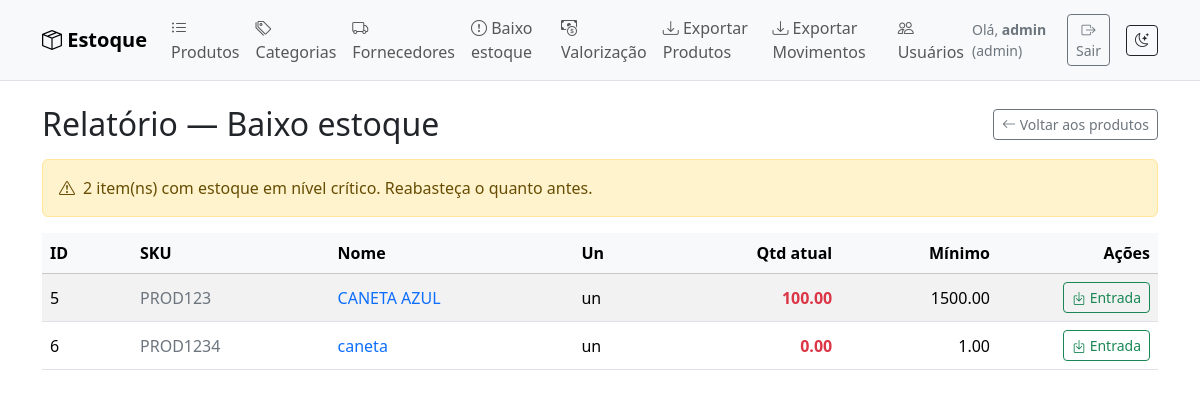
The page /relatorios/baixo-estoque (signed in) on the database its author committed.
### tables this page shows
CREATE TABLE users(
        id INTEGER PRIMARY KEY AUTOINCREMENT,
        username TEXT UNIQUE NOT NULL,
        passhash TEXT NOT NULL,
        role TEXT NOT NULL CHECK(role IN ('admin','operador','leitura')),
        created_at TEXT
    );

CREATE TABLE products(
        id INTEGER PRIMARY KEY AUTOINCREMENT,
        sku TEXT UNIQUE NOT NULL,
        name TEXT NOT NULL,
        category TEXT,
        supplier TEXT,
        unit TEXT DEFAULT 'un',
        price REAL DEFAULT 0,       -- preço base (ex.: venda)
        min_qty REAL DEFAULT 0,     -- alerta de baixo estoque
        current_qty REAL DEFAULT 0, -- saldo atual
        created_at TEXT
    , avg_cost REAL DEFAULT 0, category_id INTEGER, supplier_id INTEGER);

### stockcontrol/routes/reports.py (the view)
@bp.get("/baixo-estoque")
@login_required
def low_stock():
    conn = get_conn(); c = conn.cursor()
    c.execute("""SELECT id, sku, name, unit,
                        printf('%.2f', current_qty) AS current_qty,
                        printf('%.2f', min_qty) AS min_qty
                 FROM products
                 WHERE current_qty <= min_qty
                 ORDER BY name""")
    itens = c.fetchall(); conn.close()
    return render_template("rel_baixo_estoque.html", itens=itens)

### stockcontrol/auth.py (called while the page is built)
def load_user(user_id):
    conn = get_conn(); c = conn.cursor()
    c.execute("SELECT * FROM users WHERE id=?", (user_id,))
    row = c.fetchone(); conn.close()
    return User(row) if row else None

### stockcontrol/db.py (called while the page is built)
def get_conn():
    db_path = current_app.config["DB_PATH"]
    conn = sqlite3.connect(db_path)
    conn.row_factory = sqlite3.Row
    conn.execute("PRAGMA foreign_keys = ON;")        # respeitar FKs
    conn.execute("PRAGMA journal_mode = WAL;")       # melhor concorrência
    conn.execute("PRAGMA synchronous = NORMAL;")     # equilíbrio segurança x performance
    conn.execute("PRAGMA busy_timeout = 3000;")      # espera 3s se DB estiver ocupado
    conn.execute("PRAGMA temp_store = MEMORY;")      # operações temporárias em memória
    return conn

### templates/rel_baixo_estoque.html
{% extends "base.html" %}
{% block content %}
  <div class="d-flex justify-content-between align-items-center mb-3">
    <h2 class="mb-0">Relatório — Baixo estoque</h2>
    <a class="btn btn-outline-secondary btn-sm" href="{{ url_for('products.index') }}">
      <i class="bi bi-arrow-left"></i> Voltar aos produtos
    </a>
  </div>
  {% if not itens %}
    <div class="alert alert-success d-flex align-items-center" role="alert">
      <i class="bi bi-check-circle me-2"></i>
      Nenhum item está abaixo do estoque mínimo. Tudo certo por aqui!
    </div>
  {% else %}
    <div class="alert alert-warning d-flex align-items-center" role="alert">
      <i class="bi bi-exclamation-triangle me-2"></i>
      {{ itens|length }} item(ns) com estoque em nível crítico. Reabasteça o quanto antes.
    </div>
    <div class="table-responsive">
      <table class="table table-striped table-hover align-middle">
        <thead class="table-light">
          <tr>
            <th style="width: 90px;">ID</th>
            <th>SKU</th>
            <th>Nome</th>
            <th>Un</th>
            <th class="text-end">Qtd atual</th>
            <th class="text-end">Mínimo</th>
            <th class="text-end" style="width: 160px;">Ações</th>
          </tr>
        </thead>
        <tbody>
          {% for it in itens %}
          <tr>
            <td>{{ it.id }}</td>
            <td><span class="text-secondary">{{ it.sku }}</span></td>
            <td>
              <a class="link-underline link-underline-opacity-0" href="{{ url_for('products.produto', pid=it.id) }}">
                {{ it.name }}
              </a>
            </td>
            <td>{{ it.unit }}</td>
            <td class="text-end fw-semibold text-danger">{{ it.current_qty }}</td>
            <td class="text-end">{{ it.min_qty }}</td>
            <td class="text-end">
              {% if current_user.role in ['admin','operador'] %}
                <a class="btn btn-outline-success btn-sm" href="{{ url_for('products.produto', pid=it.id) }}" title="Fazer entrada">
                  <i class="bi bi-box-arrow-in-down"></i> Entrada
                </a>
              {% else %}
                <span class="text-secondary small">somente leitura</span>
              {% endif %}
            </td>
          </tr>
          {% endfor %}
        </tbody>
      </table>
    </div>
  {% endif %}
{% endblock %}

### templates/base.html (shortened to what this page needs)
<!doctype html>
<html lang="pt-br" data-bs-theme="light">
<head>
  <link href="https://cdn.jsdelivr.net/npm/bootstrap@5.3.3/dist/css/bootstrap.min.css" rel="stylesheet">
  <link href="https://cdn.jsdelivr.net/npm/bootstrap-icons@1.11.3/font/bootstrap-icons.css" rel="stylesheet">
</head>
<body>
  <nav class="navbar navbar-expand-lg bg-body-tertiary border-bottom">
    <div class="container">
      <a class="navbar-brand fw-semibold" href="{{ url_for('products.index') }}">
        <i class="bi bi-box-seam"></i> Estoque
      </a>
      <div id="topnav" class="collapse navbar-collapse">
        <ul class="navbar-nav me-auto mb-2 mb-lg-0">
          {% if current_user.is_authenticated %}
            <li class="nav-item">
              <a class="nav-link" href="{{ url_for('products.index') }}">
                <i class="bi bi-list-ul"></i> Produtos
              </a>
            </li>
            <li class="nav-item">
              <a class="nav-link" href="{{ url_for('categories.view') }}">
                <i class="bi bi-tags"></i> Categorias
              </a>
            </li>
            <li class="nav-item">
              <a class="nav-link" href="{{ url_for('suppliers.view') }}">
                <i class="bi bi-truck"></i> Fornecedores
              </a>
            </li>
            <li class="nav-item">
              <a class="nav-link" href="{{ url_for('reports.low_stock') }}">
                <i class="bi bi-exclamation-circle"></i> Baixo estoque
              </a>
            </li>
            <li class="nav-item">
              <a class="nav-link" href="{{ url_for('reports.valuation') }}">
                <i class="bi bi-cash-coin"></i> Valorização
              </a>
            </li>
            <li class="nav-item">
              <a class="nav-link" href="{{ url_for('export.export_products') }}">
                <i class="bi bi-download"></i> Exportar Produtos
              </a>
            </li>
            <li class="nav-item">
              <a class="nav-link" href="{{ url_for('export.export_moves') }}">
                <i class="bi bi-download"></i> Exportar Movimentos
              </a>
            </li>
            {% if current_user.role == 'admin' %}
              <li class="nav-item">
                <a class="nav-link" href="{{ url_for('users.manage') }}">
                  <i class="bi bi-people"></i> Usuários
                </a>
              </li>
            {% endif %}
          {% endif %}
        </ul>
        <div class="d-flex align-items-center gap-3">
          {% if current_user.is_authenticated %}
            <span class="text-secondary small">
              Olá, <strong>{{ current_user.username }}</strong> ({{ current_user.role }})
            </span>
            <form method="post" action="{{ url_for('auth.logout') }}">
              <button class="btn btn-outline-secondary btn-sm" type="submit">
                <i class="bi bi-box-arrow-right"></i> Sair
              </button>
            </form>
          {% endif %}
          <button class="btn btn-outline-dark btn-sm" id="themeToggle" type="button">
            <i class="bi bi-moon-stars"></i>
          </button>
        </div>
      </div>
    </div>
  </nav>
  <main class="container py-4">
    {% block content %}{% endblock %}
  </main>
</body>
</html>

### rows shown on the page
users: username "admin", role "admin"
products: id "5", sku "PROD123", name "CANETA AZUL", unit "un", current_qty "100.00", min_qty "1500.00"
products: id "6", sku "PROD1234", name "caneta", unit "un", current_qty "0.00", min_qty "1.00"

### other values the page prints
{{ itens|length }} "2"
